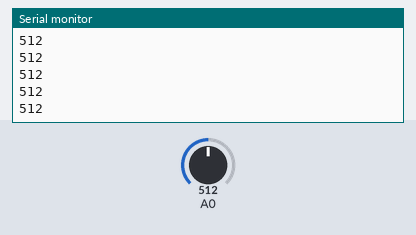
Simulated run of this sketch. Board: Arduino Nano 33 IoT. Shown: the last lines printed to the serial monitor. Inputs (shaded band) come from the test bench; at power-on: A0 = 512. Nothing arrives over Bluetooth unless stated; a phone connects over Bluetooth LE 3 s after start.

Above: at 4.3 s.
4.4 s: A0 set to 716
At 5.3 s:
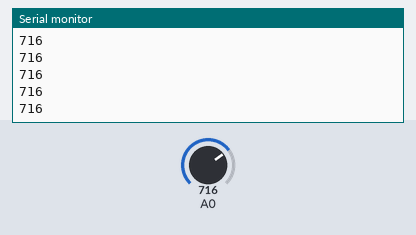
5.9 s: A0 set to 900
At 6.9 s:
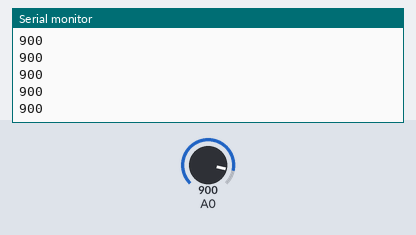
Timing chart, 0 to 8.9 s (numbered marks = the images above; inputs shaded):
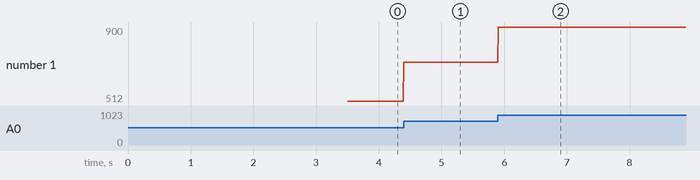

The sketch:

bluetooth_project_test.ino
```cpp
#include <ArduinoBLE.h>

BLEService customService("19B10000-E8F2-537E-4F6C-D104768A1214"); // Define a custom BLE service
BLEFloatCharacteristic customCharacteristic("19B10001-E8F2-537E-4F6C-D104768A1214", BLEWrite); // Define a custom BLE characteristic

void setup() {
  Serial.begin(9600);

  if (!BLE.begin()) {
    Serial.println("Failed to initialize BLE!");
    while (1);
  }

  BLE.setLocalName("ArduinoNanoRP2040"); // Set the local name for the BLE peripheral
  BLE.setAdvertisedService(customService); // Advertise the custom service
  customService.addCharacteristic(customCharacteristic); // Add the custom characteristic to the service
  BLE.addService(customService); // Add the service
  BLE.advertise(); // Start advertising

  Serial.println("Bluetooth device active, waiting for connections...");
}

void loop() {
  BLEDevice central = BLE.central(); // Check if a central device has connected
  Serial.println("- Discovering central device...");
  delay(500);

  if (central) {
    Serial.print("Connected to central device: ");
    Serial.println(central.address());

    while (central.connected()) {
      // Read data or sensor values
      int sensorValue = analogRead(A0);

      // Send the data to the central device (MIT App Inventor)
      customCharacteristic.writeValue(sensorValue);
      Serial.println(sensorValue);

      delay(10); // Adjust delay as needed
    }

    Serial.println("Disconnected from central device.");
  }
}
```

Measured:
- after the input at 4.4 s, the serial monitor: prints a new line at once (image 1)
- after the input at 5.9 s, the serial monitor: prints a new line at once (image 2)
- plotted number 1: 512 → 716 after the input at 4.4 s, 716 → 900 after the input at 5.9 s
